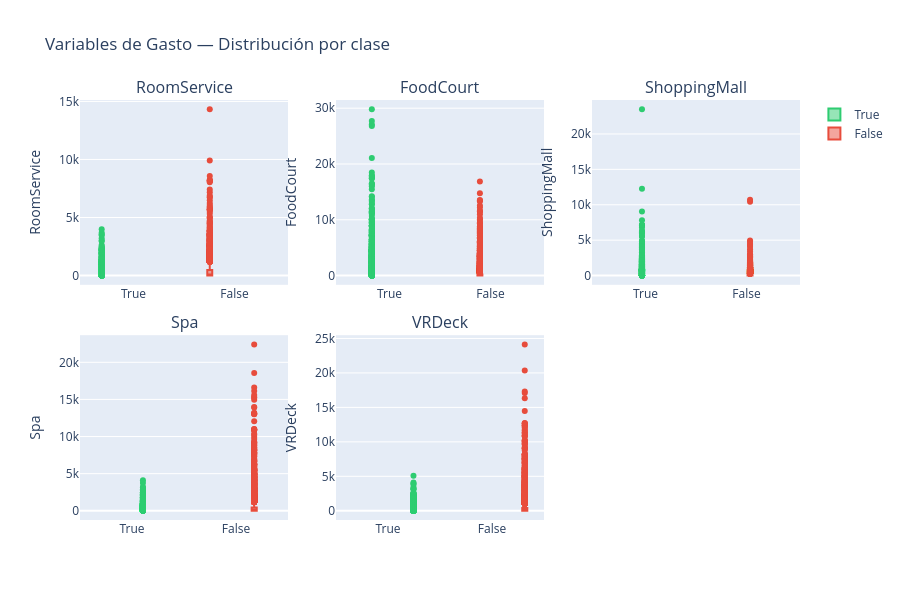

Notebook code for this chart:
### Code cell
fig = make_subplots(rows=2, cols=3,
                    subplot_titles=spending_cols + [''],
                    vertical_spacing=0.12)

positions = [(1,1),(1,2),(1,3),(2,1),(2,2)]

for (r, c), col in zip(positions, spending_cols):
    g_true  = df[df['Transported'] == True][col].dropna()
    g_false = df[df['Transported'] == False][col].dropna()
    fig.add_trace(go.Box(y=g_true,  name='True',  marker_color='#2ecc71',
                         showlegend=(r==1 and c==1)), row=r, col=c)
    fig.add_trace(go.Box(y=g_false, name='False', marker_color='#e74c3c',
                         showlegend=(r==1 and c==1)), row=r, col=c)
    fig.update_yaxes(title_text=col, row=r, col=c)

fig.update_layout(height=600, title='Variables de Gasto — Distribución por clase',
                  boxmode='group')
fig.show()

### Figure 1 — Plotly figure (JSON) as saved in the notebook; plotly's stock layout.template omitted (floating-point values rounded to 4 significant figures; data arrays with more than 128 entries replaced by an {"elided": "..."} marker saying what was removed)
{"data": [{"marker": {"color": "#2ecc71"}, "name": "True", "showlegend": true, "type": "box", "xaxis": "x", "y": {"elided": "4295 int values"}, "yaxis": "y"}, {"marker": {"color": "#e74c3c"}, "name": "False", "showlegend": true, "type": "box", "xaxis": "x", "y": {"elided": "4217 int values"}, "yaxis": "y"}, {"marker": {"color": "#2ecc71"}, "name": "True", "showlegend": false, "type": "box", "xaxis": "x2", "y": {"elided": "4279 int values"}, "yaxis": "y2"}, {"marker": {"color": "#e74c3c"}, "name": "False", "showlegend": false, "type": "box", "xaxis": "x2", "y": {"elided": "4231 int values"}, "yaxis": "y2"}, {"marker": {"color": "#2ecc71"}, "name": "True", "showlegend": false, "type": "box", "xaxis": "x3", "y": {"elided": "4264 int values"}, "yaxis": "y3"}, {"marker": {"color": "#e74c3c"}, "name": "False", "showlegend": false, "type": "box", "xaxis": "x3", "y": {"elided": "4221 int values"}, "yaxis": "y3"}, {"marker": {"color": "#2ecc71"}, "name": "True", "showlegend": false, "type": "box", "xaxis": "x4", "y": {"elided": "4287 int values"}, "yaxis": "y4"}, {"marker": {"color": "#e74c3c"}, "name": "False", "showlegend": false, "type": "box", "xaxis": "x4", "y": {"elided": "4223 int values"}, "yaxis": "y4"}, {"marker": {"color": "#2ecc71"}, "name": "True", "showlegend": false, "type": "box", "xaxis": "x5", "y": {"elided": "4280 int values"}, "yaxis": "y5"}, {"marker": {"color": "#e74c3c"}, "name": "False", "showlegend": false, "type": "box", "xaxis": "x5", "y": {"elided": "4225 int values"}, "yaxis": "y5"}], "layout": {"annotations": [{"font": {"size": 16}, "showarrow": false, "text": "RoomService", "x": 0.1444, "xanchor": "center", "xref": "paper", "y": 1, "yanchor": "bottom", "yref": "paper"}, {"font": {"size": 16}, "showarrow": false, "text": "FoodCourt", "x": 0.5, "xanchor": "center", "xref": "paper", "y": 1, "yanchor": "bottom", "yref": "paper"}, {"font": {"size": 16}, "showarrow": false, "text": "ShoppingMall", "x": 0.8556, "xanchor": "center", "xref": "paper", "y": 1, "yanchor": "bottom", "yref": "paper"}, {"font": {"size": 16}, "showarrow": false, "text": "Spa", "x": 0.1444, "xanchor": "center", "xref": "paper", "y": 0.44, "yanchor": "bottom", "yref": "paper"}, {"font": {"size": 16}, "showarrow": false, "text": "VRDeck", "x": 0.5, "xanchor": "center", "xref": "paper", "y": 0.44, "yanchor": "bottom", "yref": "paper"}], "boxmode": "group", "height": 600, "title": {"text": "Variables de Gasto — Distribución por clase"}, "xaxis": {"anchor": "y", "domain": [0, 0.2889]}, "xaxis2": {"anchor": "y2", "domain": [0.3556, 0.6444]}, "xaxis3": {"anchor": "y3", "domain": [0.7111, 1]}, "xaxis4": {"anchor": "y4", "domain": [0, 0.2889]}, "xaxis5": {"anchor": "y5", "domain": [0.3556, 0.6444]}, "xaxis6": {"anchor": "y6", "domain": [0.7111, 1]}, "yaxis": {"anchor": "x", "domain": [0.56, 1], "title": {"text": "RoomService"}}, "yaxis2": {"anchor": "x2", "domain": [0.56, 1], "title": {"text": "FoodCourt"}}, "yaxis3": {"anchor": "x3", "domain": [0.56, 1], "title": {"text": "ShoppingMall"}}, "yaxis4": {"anchor": "x4", "domain": [0, 0.44], "title": {"text": "Spa"}}, "yaxis5": {"anchor": "x5", "domain": [0, 0.44], "title": {"text": "VRDeck"}}, "yaxis6": {"anchor": "x6", "domain": [0, 0.44]}}}
